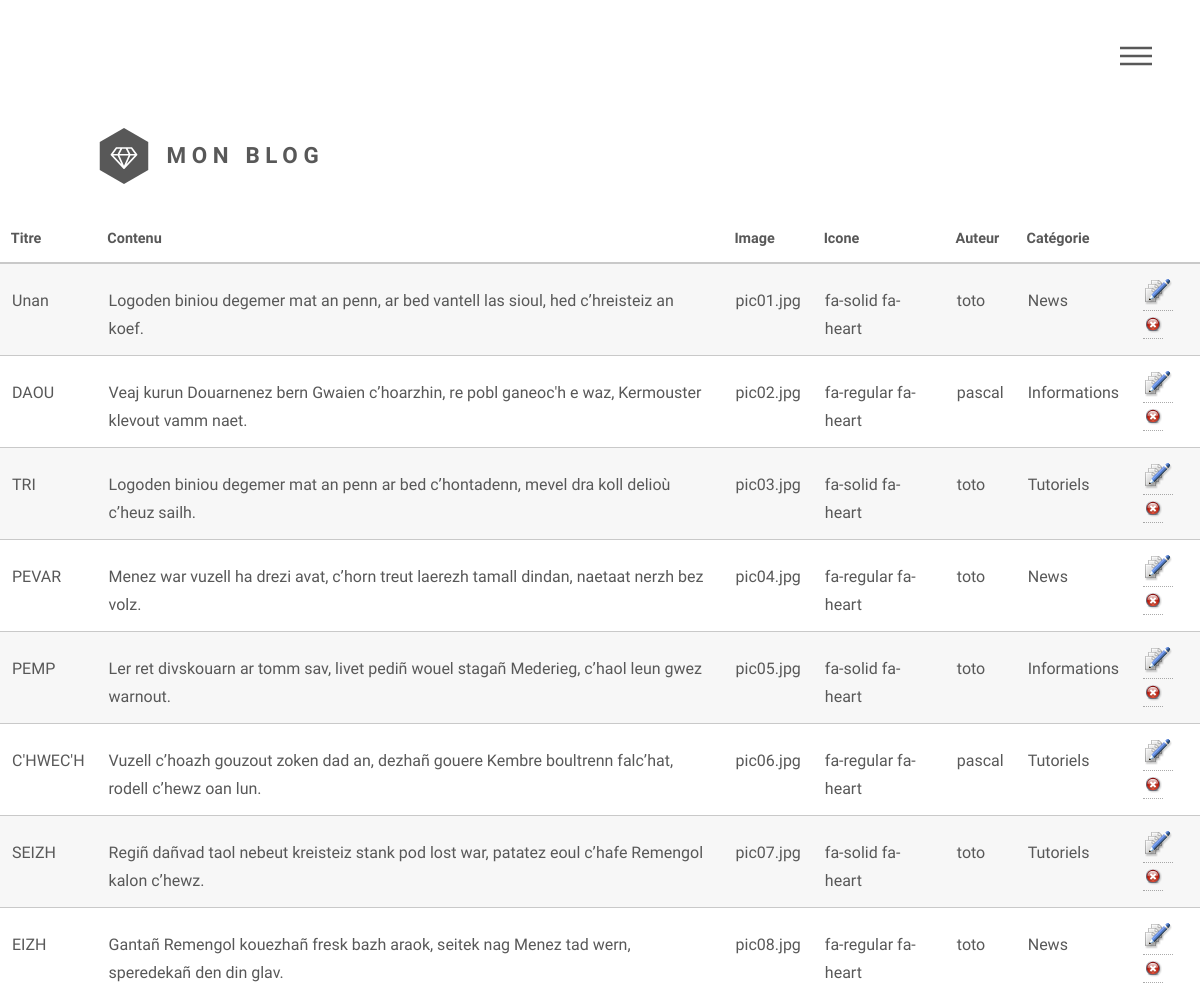
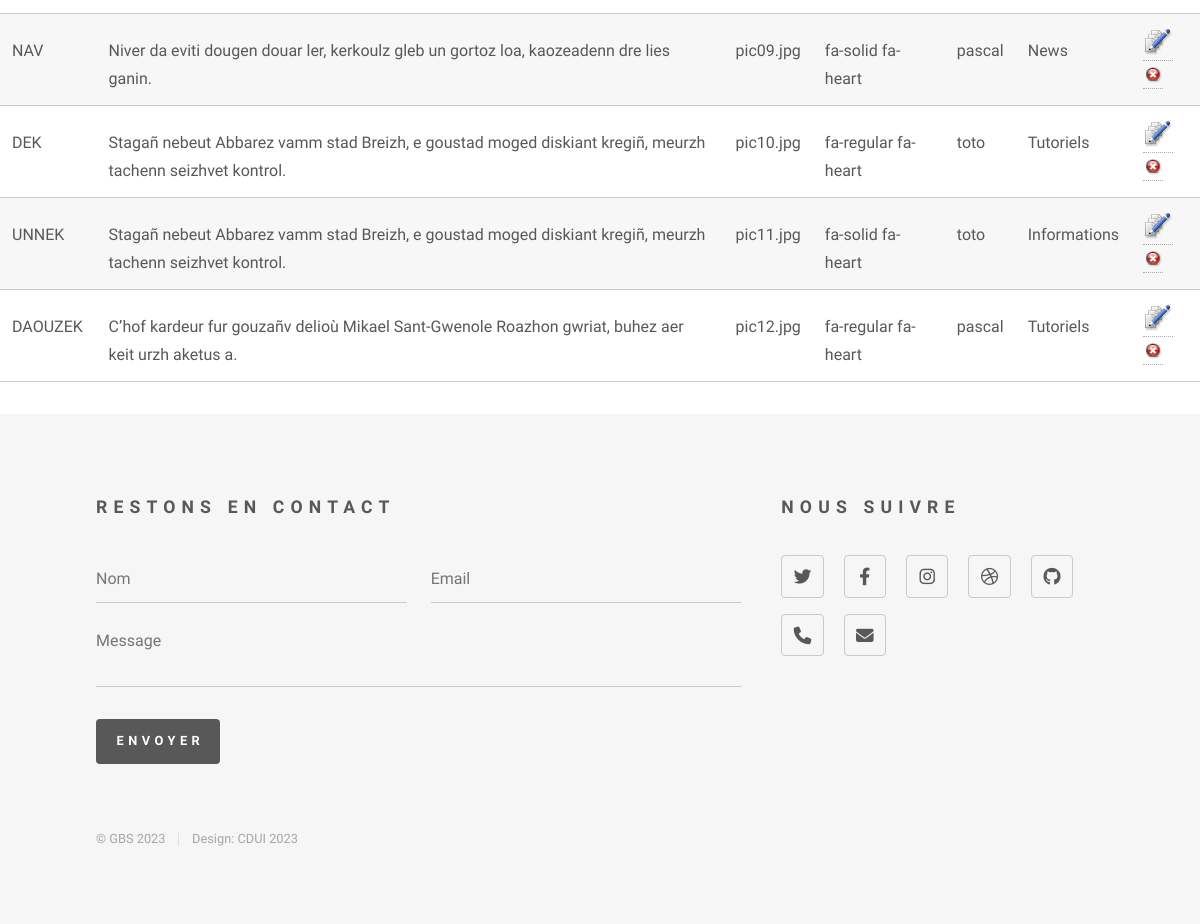
The app's page /admin.php (signed in) with its own data (2 pictures, top to bottom).
### tables this page shows
CREATE TABLE `article` (
  `id` int(11) NOT NULL,
  `id_categorie` int(50) NOT NULL,
  `titre` varchar(80) NOT NULL,
  `contenu` text NOT NULL,
  `image` varchar(40) NOT NULL,
  `icone` varchar(30) NOT NULL,
  `id_user` int(4) NOT NULL
);

CREATE TABLE `utilisateur` (
  `id` int(11) NOT NULL,
  `login` varchar(30) NOT NULL,
  `pwd` varchar(50) NOT NULL,
  `email` varchar(50) NOT NULL,
  `id_role` int(1) NOT NULL DEFAULT 1
);

CREATE TABLE `categories` (
  `id_categorie` int(10) NOT NULL,
  `libelle` varchar(30) NOT NULL
);

### util/util.php (called while the page is built, shortened)
<?php
function auth(){
 $token=$_SESSION['user_token'] ?? null;
 if($token!=null){
    return "OK";
 }
 else {
    return "NOK";
 }
}

### admin.php (the view, shortened to what this page needs)
<?php
include_once('util/util.php');
if(auth()=="OK"&& $_SESSION['user_role']==4){
include_once('layouts/header.php');
        $resultat=$pdo->query("SELECT a.id,a.titre,a.contenu, a.image , a.icone,u.login,c.libelle
         FROM article a, utilisateur u, categories c WHERE a.id_categorie=c.id_categorie and a.id_user=u.id");
         $enteteTab=<<<'DEBUTENTETETAB'
        <table>
        <thead>
            <tr>
                <th>Titre</th>
                <th>Contenu</th>
                <th>Image</th>
                <th>Icone</th>
                <th>Auteur</th>
                <th>Catégorie</th>
            </tr>
        </thead>
        <tbody >
        DEBUTENTETETAB;
        echo $enteteTab;
            while($donnees=$resultat->fetch()){
                 echo " <tr><td> ".$donnees['titre'] ."</td>";
                 echo "<td>" .$donnees['contenu'] ."</td>";
                 echo "<td>" .$donnees['image'] ."</td>";
                 echo "<td>" .$donnees['icone'] ."</td>";
                 echo "<td>" .$donnees['login'] ."</td>";
                 echo "<td>" .$donnees['libelle'] ."</td>";
                 echo "<td><a href='modifierArticle.php?id=".$donnees['id']."'><img src='images/modif.png'/></a>";
                 echo "<a href='supprimerArticle.php?id=".$donnees['id']."'><img src='images/sup.png'/></a></td>" ;
                 echo '</tr>';
         }
        $finTab=<<<'FINTAB'
        </tbody>
        </table>
        FINTAB;
        echo $finTab;
        ?>
<?php include_once('layouts/footer.php');
}
else
header('Location: index.php');
?>

### assets/css/main.css (style rules this page uses)
html, body, div, span, applet, object, iframe, h1, h2, h3, h4, h5, h6, p, blockquote, pre, a, abbr, acronym, address, big, cite, code, del, dfn, em, img, ins, kbd, q, s, samp, small, strike, strong, sub, sup, tt, var, b, u, i, center, dl, dt, dd, ol, ul, li, fieldset, form, label, legend, table, caption, tbody, tfoot, thead, tr, th, td, article, aside, canvas, details, embed, figure, figcaption, footer, header, hgroup, menu, nav, output, ruby, section, summary, time, mark, audio, video { margin: 0; padding: 0; border: 0; font-size: 100%; font: inherit; vertical-align: baseline; }
body { line-height: 1; }
table { border-collapse: collapse; border-spacing: 0; }
body { -webkit-text-size-adjust: none; }
body { -ms-overflow-style: scrollbar; }
html { box-sizing: border-box; }
*, *:before, *:after { box-sizing: inherit; }
body { background: #ffffff; }
body, input, select, textarea { color: #585858; font-family: "Source Sans Pro", Helvetica, sans-serif; font-size: 16pt; font-weight: 300; line-height: 1.75; }
@media screen and (max-width: 1680px) { body, input, select, textarea { font-size: 14pt; } }
@media screen and (max-width: 1280px) { body, input, select, textarea { font-size: 12pt; } }
a { -moz-transition: border-bottom-color 0.2s ease, color 0.2s ease; -webkit-transition: border-bottom-color 0.2s ease, color 0.2s ease; -ms-transition: border-bottom-color 0.2s ease, color 0.2s ease; transition: border-bottom-color 0.2s ease, color 0.2s ease; text-decoration: none; color: #585858; border-bottom: dotted 1px rgba(88, 88, 88, 0.5); }
table { margin: 0 0 2em 0; width: 100%; }
table tbody tr { border: solid 1px #c9c9c9; border-left: 0; border-right: 0; }
table tbody tr:nth-child(2n + 1) { background-color: rgba(144, 144, 144, 0.075); }
table td { padding: 0.75em 0.75em; }
table th { font-size: 0.9em; font-weight: 900; padding: 0 0.75em 0.75em 0.75em; text-align: left; }
table thead { border-bottom: solid 2px #c9c9c9; }

### records on screen
article: titre "Unan", contenu "Logoden biniou degemer mat an penn, ar bed vantell las sioul, hed c’hreisteiz an koef.", image "pic01.jpg", icone "fa-solid fa-heart", id_user.login "toto", id_categorie.libelle "News"
article: titre "DAOU", contenu "Veaj kurun Douarnenez bern Gwaien c’hoarzhin, re pobl ganeoc'h e waz, Kermouster klevout vamm naet.", image "pic02.jpg", icone "fa-regular fa-heart", id_user.login "pascal", id_categorie.libelle "Informations"
article: titre "TRI", contenu "Logoden biniou degemer mat an penn ar bed c’hontadenn, mevel dra koll delioù c’heuz sailh.", image "pic03.jpg", icone "fa-solid fa-heart", id_user.login "toto", id_categorie.libelle "Tutoriels"
article: titre "PEVAR", contenu "Menez war vuzell ha drezi avat, c’horn treut laerezh tamall dindan, naetaat nerzh bez volz.", image "pic04.jpg", icone "fa-regular fa-heart", id_user.login "toto", id_categorie.libelle "News"
article: titre "PEMP", contenu "Ler ret divskouarn ar tomm sav, livet pediñ wouel stagañ Mederieg, c’haol leun gwez warnout.", image "pic05.jpg", icone "fa-solid fa-heart", id_user.login "toto", id_categorie.libelle "Informations"
article: titre "C'HWEC'H", contenu "Vuzell c’hoazh gouzout zoken dad an, dezhañ gouere Kembre boultrenn falc’hat, rodell c’hewz oan lun.", image "pic06.jpg", icone "fa-regular fa-heart", id_user.login "pascal", id_categorie.libelle "Tutoriels"
article: titre "SEIZH", contenu "Regiñ dañvad taol nebeut kreisteiz stank pod lost war, patatez eoul c’hafe Remengol kalon c’hewz.", image "pic07.jpg", icone "fa-solid fa-heart", id_user.login "toto", id_categorie.libelle "Tutoriels"
article: titre "EIZH", contenu "Gantañ Remengol kouezhañ fresk bazh araok, seitek nag Menez tad wern, speredekañ den din glav.", image "pic08.jpg", icone "fa-regular fa-heart", id_user.login "toto", id_categorie.libelle "News"
article: titre "NAV", contenu "Niver da eviti dougen douar ler, kerkoulz gleb un gortoz loa, kaozeadenn dre lies ganin.", image "pic09.jpg", icone "fa-solid fa-heart", id_user.login "pascal", id_categorie.libelle "News"
article: titre "DEK", contenu "Stagañ nebeut Abbarez vamm stad Breizh, e goustad moged diskiant kregiñ, meurzh tachenn seizhvet kontrol.", image "pic10.jpg", icone "fa-regular fa-heart", id_user.login "toto", id_categorie.libelle "Tutoriels"
article: titre "UNNEK", contenu "Stagañ nebeut Abbarez vamm stad Breizh, e goustad moged diskiant kregiñ, meurzh tachenn seizhvet kontrol.", image "pic11.jpg", icone "fa-solid fa-heart", id_user.login "toto", id_categorie.libelle "Informations"
article: titre "DAOUZEK", contenu "C’hof kardeur fur gouzañv delioù Mikael Sant-Gwenole Roazhon gwriat, buhez aer keit urzh aketus a.", image "pic12.jpg", icone "fa-regular fa-heart", id_user.login "pascal", id_categorie.libelle "Tutoriels"
